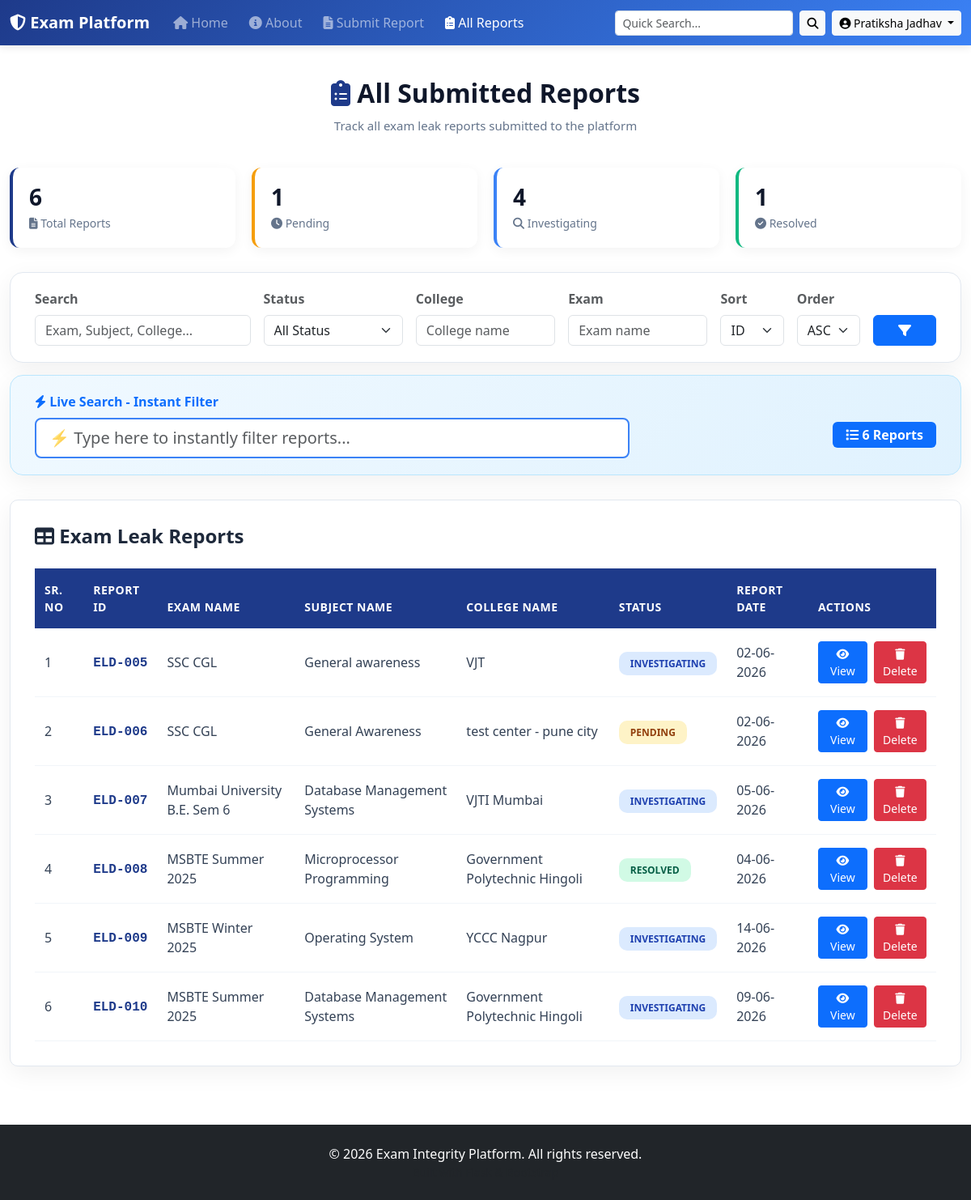
The page /report (signed in) on the database its author committed.
### tables this page shows
CREATE TABLE users (
                    id INTEGER PRIMARY KEY AUTOINCREMENT,
                    username TEXT UNIQUE NOT NULL,
                    password TEXT NOT NULL,
                    created_at TIMESTAMP DEFAULT CURRENT_TIMESTAMP
                , role TEXT default 'student');

CREATE TABLE entries (
            id INTEGER PRIMARY KEY AUTOINCREMENT,
            exam_name TEXT NOT NULL,
            subject_name TEXT NOT NULL,
            college_name TEXT NOT NULL,
            status TEXT NOT NULL,
            report_date TEXT NOT NULL,
            description TEXT NOT NULL,
            created_at TIMESTAMP DEFAULT CURRENT_TIMESTAMP
        );

### app.py (the view, shortened to what this page needs)
@app.route('/report')
@login_required
def report_list():
    search = request.args.get('search', '').strip()
    sort_by = request.args.get('sort', 'display_id')
    order = request.args.get('order', 'asc')
    status_filter = request.args.get('status', '').strip()
    exam_filter = request.args.get('exam', '').strip()
    college_filter = request.args.get('college', '').strip()
    all_reports = []
    conn = get_db()
    conn.row_factory = sqlite3.Row
    db_count = conn.execute('SELECT COUNT(*) FROM entries').fetchone()[0]
    valid_sorts = ['id', 'exam_name', 'subject_name', 'college_name', 'status', 'report_date']
    sort_column = 'id' if sort_by == 'display_id' else sort_by
    if sort_column not in valid_sorts:
        sort_column = 'id'
    sort_order = 'DESC' if order == 'desc' else 'ASC'
    query = 'SELECT * FROM entries WHERE 1=1'
    params = []
    if search:
        query += ' AND (exam_name LIKE? OR subject_name LIKE? OR college_name LIKE? OR status LIKE? OR description LIKE?)'
        search_term = f'%{search}%'
        params.extend([search_term] * 5)
    if status_filter:
        query += ' AND status =?'
        params.append(status_filter)
    if exam_filter:
        query += ' AND exam_name =?'
        params.append(exam_filter)
    if college_filter:
        query += ' AND college_name =?'
        params.append(college_filter)
    query += f' ORDER BY {sort_column} {sort_order}'
    db_reports = conn.execute(query, params).fetchall()
    conn.close()
    for i, row in enumerate(db_reports, 1):
        report_dict = dict(row)
        report_dict['display_id'] = f"ELD-{i:03d}"
        report_dict['is_dummy'] = False
        report_dict['view_url'] = url_for('view_report', id=report_dict['id'])
        report_dict['delete_url'] = url_for('delete_report', id=report_dict['id'])
        if report_dict['report_date']:
            try:
                date_obj = datetime.strptime(report_dict['report_date'], '%Y-%m-%d')
                report_dict['report_date'] = date_obj.strftime('%d-%m-%Y')
            except:
                pass
        all_reports.append(report_dict)
    return render_template("reports.html",
                         reports=all_reports,
                         search=search,
                         sort_by=sort_by,
                         order=order)

### app.py (called while the page is built)
@login_manager.user_loader
def load_user(user_id):
    conn = get_db()
    user = conn.execute('SELECT * FROM users WHERE id =?', (user_id,)).fetchone()
    conn.close()
    if user:
        return User(id=user['id'], username=user['username'])
    return None

### database.py (called while the page is built)
def get_db():
    conn = sqlite3.connect('myproject.db')
    conn.row_factory = sqlite3.Row
    return conn

### templates/reports.html (shortened to what this page needs)
{% extends "base.html" %}
{% block content %}
<link href="https://cdn.jsdelivr.net/npm/bootstrap@5.3.0/dist/css/bootstrap.min.css" rel="stylesheet">
<link rel="stylesheet" href="https://cdnjs.cloudflare.com/ajax/libs/font-awesome/6.4.0/css/all.min.css">
<div class="reports-wrapper">
    <div class="reports-header">
        <h2><i class="fas fa-clipboard-list" style="color:#1e3a8a;"></i> All Submitted Reports</h2>
        <p>Track all exam leak reports submitted to the platform</p>
    </div>
    <div class="stats-row">
        <div class="stat-box">
            <h4>{{ reports|length }}</h4>
            <p><i class="fas fa-file-alt"></i> Total Reports</p>
        </div>
        <div class="stat-box" style="border-left-color: #f59e0b;">
            <h4>{{ reports|selectattr('status', 'equalto', 'Pending')|list|length }}</h4>
            <p><i class="fas fa-clock"></i> Pending</p>
        </div>
        <div class="stat-box" style="border-left-color: #3b82f6;">
            <h4>{{ reports|selectattr('status', 'equalto', 'Investigating')|list|length }}</h4>
            <p><i class="fas fa-search"></i> Investigating</p>
        </div>
        <div class="stat-box" style="border-left-color: #10b981;">
            <h4>{{ reports|selectattr('status', 'in', ['Resolved', 'Solved'])|list|length }}</h4>
            <p><i class="fas fa-check-circle"></i> Resolved</p>
        </div>
    </div>
    <div class="search-box">
        <form method="GET" action="{{ url_for('report_list') }}" class="row g-3 align-items-end">
            <div class="col-md-3">
                <label class="form-label fw-bold text-muted">Search</label>
                <input type="text" name="search" class="form-control"
                       placeholder="Exam, Subject, College..."
                       value="{{ search or '' }}">
            </div>
            <div class="col-md-2">
                <label class="form-label fw-bold text-muted">Status</label>
                <select name="status" class="form-select">
                    <option value="">All Status</option>
                </select>
            </div>
            <div class="col-md-2">
                <label class="form-label fw-bold text-muted">College</label>
                <input type="text" name="college" class="form-control"
                       placeholder="College name"
                       value="{{ request.args.get('college', '') }}">
            </div>
            <div class="col-md-2">
                <label class="form-label fw-bold text-muted">Exam</label>
                <input type="text" name="exam" class="form-control"
                       placeholder="Exam name"
                       value="{{ request.args.get('exam', '') }}">
            </div>
            <div class="col-md-1">
                <label class="form-label fw-bold text-muted">Sort</label>
                <select name="sort" class="form-select">
                    <option value="id" {% if sort_by == 'id' or sort_by == 'display_id' %}selected{% endif %}>ID</option>
                </select>
            </div>
            <div class="col-md-1">
                <label class="form-label fw-bold text-muted">Order</label>
                <select name="order" class="form-select">
                    <option value="asc" {% if order == 'asc' %}selected{% endif %}>ASC</option>
                </select>
            </div>
            <div class="col-md-1">
                <button type="submit" class="btn btn-primary w-100">
                    <i class="fas fa-filter"></i>
                </button>
            </div>
        </form>
    </div>
    <div class="search-box" style="margin-top: -15px; background: linear-gradient(135deg, #f0f9ff 0%, #e0f2fe 100%); border-color: #bae6fd;">
        <div class="row align-items-center">
            <div class="col-md-8">
                <label class="form-label fw-bold text-primary mb-2">
                    <i class="fas fa-bolt"></i> Live Search - Instant Filter
                </label>
                <input type="text"
                       id="liveSearchInput"
                       class="form-control form-control-lg"
                       placeholder="⚡ Type here to instantly filter reports..."
                       style="border: 2px solid #3b82f6;">
            </div>
            <div class="col-md-4 text-end">
                <div class="mt-4">
                    <span id="rowCount" class="badge bg-primary fs-6 px-3 py-2">
                        <i class="fas fa-list"></i> {{ reports|length }} Reports
                    </span>
                </div>
            </div>
        </div>
    </div>
    <div class="table-card">
        <h4 style="margin-bottom: 25px; color: #1e293b; font-weight: 700;">
            <i class="fas fa-table"></i> Exam Leak Reports
        </h4>
        {% if reports %}
        <table class="table table-hover">
            <thead>
                <tr>
                    <th>Sr. No</th>
                    <th>Report ID</th>
                    <th>Exam Name</th>
                    <th>Subject Name</th>
                    <th>College Name</th>
                    <th>Status</th>
                    <th>Report Date</th>
                    <th>Actions</th>
                </tr>
            </thead>
            <tbody id="reportTableBody">
                {% for report in reports %}
                <tr>
                    <td>{{ loop.index }}</td>
                    <td>
                        <span class="report-id">ELD-{{ '%03d'|format(report.id) }}</span>
                    </td>
                    <td>{{ report['exam_name'] }}</td>
                    <td>{{ report['subject_name'] }}</td>
                    <td>{{ report['college_name'] }}</td>
                    <td>
                        <span class="status-badge status-{{ report['status'] }}">{{ report['status'] }}</span>
                    </td>
                    <td>{{ report['report_date'] }}</td>
                    <td>
                        <div style="display: flex; gap: 8px; align-items: center;">
                            {% if session.get('role') == 'admin' or report.user_id == session.get('user_id') %}
                                <a href="{{ report.view_url }}" class="btn btn-primary btn-sm">
                                    <i class="fas fa-eye"></i> View
                                </a>
                            {% endif %}
                            {% if session.get('role') == 'admin' %}
                                {% if not report.is_dummy and report.delete_url %}
                                <form action="{{ report.delete_url }}" method="POST" style="margin:0;">
                                    <button type="submit" class="btn btn-danger btn-sm"
                                        onclick="return confirm('Are you sure you want to delete this report?');">
                                        <i class="fas fa-trash"></i> Delete
                                    </button>
                                </form>
                                {% endif %}
                            {% endif %}
                        </div>
                    </td>
                </tr>
                {% endfor %}
            </tbody>
        </table>
        {% endif %}
    </div>
</div>
{% endblock %}

### templates/base.html (shortened to what this page needs)
<!DOCTYPE html>
<html lang="en">
<head>
    <link href="https://cdn.jsdelivr.net/npm/bootstrap@5.3.0/dist/css/bootstrap.min.css" rel="stylesheet">
    <link rel="stylesheet" href="https://cdnjs.cloudflare.com/ajax/libs/font-awesome/6.4.0/css/all.min.css">
</head>
<body>
<nav class="navbar navbar-expand-lg navbar-dark" style="background: linear-gradient(135deg, #1e3a8a 0%, #3b82f6 100%);">
    <div class="container-fluid" style="max-width: 1400px;">
        <a class="navbar-brand" href="{{ url_for('home') }}">
            <i class="fas fa-shield-alt"></i> Exam Platform
        </a>
        <div class="collapse navbar-collapse" id="navbarContent">
            <ul class="navbar-nav me-auto mb-2 mb-lg-0">
                <li class="nav-item">
                    <a class="nav-link {% if request.endpoint == 'home' %}active{% endif %}" href="{{ url_for('home') }}">
                        <i class="fas fa-home"></i> Home
                    </a>
                </li>
                <li class="nav-item">
                    <a class="nav-link {% if request.endpoint == 'about' %}active{% endif %}" href="{{ url_for('about') }}">
                        <i class="fas fa-info-circle"></i> About
                    </a>
                </li>
                {% if current_user.is_authenticated %}
                <li class="nav-item">
                    <a class="nav-link {% if request.endpoint == 'form' %}active{% endif %}" href="{{ url_for('form') }}">
                        <i class="fas fa-file-alt"></i> Submit Report
                    </a>
                </li>
                <li class="nav-item">
                    <a class="nav-link {% if request.endpoint == 'report_list' %}active{% endif %}" href="{{ url_for('report_list') }}">
                        <i class="fas fa-clipboard-list"></i> All Reports
                    </a>
                </li>
                {% endif %}
            </ul>
            <div class="d-flex align-items-center gap-2">
                {% if current_user.is_authenticated %}
                <form class="d-flex" action="{{ url_for('report_list') }}" method="GET">
                    <input class="form-control form-control-sm search-input me-2"
                           type="search"
                           name="search"
                           placeholder="Quick Search..."
                           style="min-width: 200px;">
                    <button class="btn btn-light btn-sm" type="submit" title="Search">
                        <i class="fas fa-search"></i>
                    </button>
                </form>
                {% endif %}
                {% if current_user.is_authenticated %}
                    <div class="dropdown">
                        <button class="btn btn-light btn-sm dropdown-toggle" type="button" data-bs-toggle="dropdown">
                            <i class="fas fa-user-circle"></i> {{ current_user.username }}
                        </button>
                    </div>
                {% endif %}
            </div>
        </div>
    </div>
</nav>
<main class="container-fluid py-4" style="max-width: 1400px;">
    {% block content %}{% endblock %}
</main>
<footer class="bg-dark text-white text-center py-4 mt-5">
    <div class="container">
        <p class="mb-0">&copy; 2026 Exam Integrity Platform. All rights reserved.</p>
        <p class="text-muted small mb-0">Built with Flask & Bootstrap</p>
    </div>
</footer>
</body>
</html>

### templates/base.html (style rules this page uses)
body { font-family: 'Segoe UI', Tahoma, Geneva, Verdana, sans-serif; background: #f8fafc; }
.navbar { box-shadow: 0 2px 10px rgba(0,0,0,0.1); padding: 12px 0; }
.navbar-brand { font-size: 20px; font-weight: 800; }
.nav-link { font-weight: 500; margin: 0 5px; border-radius: 6px; transition: all 0.3s; }
.btn { font-weight: 600; border-radius: 8px; transition: all 0.3s; }
.search-input { border-radius: 8px; border: 2px solid rgba(255,255,255,0.3); background: rgba(255,255,255,0.1); color: white; }
.search-input::placeholder { color: rgba(255,255,255,0.7); }

### templates/reports.html (style rules this page uses)
.reports-wrapper { max-width: 1400px; margin: 0 auto; }
.reports-header { text-align: center; margin-bottom: 40px; }
.reports-header h2 { font-size: 32px; color: #0f172a; font-weight: 800; margin-bottom: 10px; }
.reports-header p { color: #64748b; font-size: 15px; }
.table-card { background: white; border-radius: 10px; padding: 30px; box-shadow: 0 8px 30px rgba(0,0,0,0.06); border: 1px solid #e2e8f0; overflow-x: auto; }
.table { margin-bottom: 0; }
.table thead th { background: #1e3a8a; color: white; font-weight: 600; padding: 16px 12px; border: none; font-size: 14px; text-transform: uppercase; letter-spacing: 0.5px; }
.table tbody td { padding: 16px 12px; vertical-align: middle; color: #334155; border-color: #f1f5f9; }
.status-badge { padding: 6px 14px; border-radius: 10px; font-size: 12px; font-weight: 700; text-transform: uppercase; }
.status-Pending { background: #fef3c7; color: #92400e; }
.status-Investigating { background: #dbeafe; color: #1e40af; }
.status-Resolved, .status-Solved { background: #d1fae5; color: #065f46; }
.report-id { font-weight: 700; color: #1e3a8a; font-family: monospace; }
.stats-row { display: flex; gap: 20px; margin-bottom: 30px; flex-wrap: wrap; }
.stat-box { flex: 1; min-width: 200px; background: white; padding: 20px; border-radius: 12px; box-shadow: 0 4px 15px rgba(0,0,0,0.05); border-left: 4px solid #1e3a8a; }
.stat-box h4 { font-size: 28px; color: #0f172a; margin: 0; font-weight: 800; }
.stat-box p { color: #64748b; margin: 5px 0 0; font-size: 14px; }
.search-box { background: white; border-radius: 16px; padding: 20px 30px; box-shadow: 0 8px 30px rgba(0,0,0,0.06); border: 1px solid #e2e8f0; margin-bottom: 30px; }

### rows shown on the page
users: username "Pratiksha Jadhav"
entries: id "005", exam_name "SSC CGL", subject_name "General awareness", college_name "VJT", status "INVESTIGATING", report_date "02-06-2026"
entries: id "006", exam_name "SSC CGL", subject_name "General Awareness", college_name "test center - pune city", status "PENDING", report_date "02-06-2026"
entries: id "007", exam_name "Mumbai University B.E. Sem 6", subject_name "Database Management Systems", college_name "VJTI Mumbai", status "INVESTIGATING", report_date "05-06-2026"
entries: id "008", exam_name "MSBTE Summer 2025", subject_name "Microprocessor Programming", college_name "Government Polytechnic Hingoli", status "RESOLVED", report_date "04-06-2026"
entries: id "009", exam_name "MSBTE Winter 2025", subject_name "Operating System", college_name "YCCC Nagpur", status "INVESTIGATING", report_date "14-06-2026"
entries: id "010", exam_name "MSBTE Summer 2025", subject_name "Database Management Systems", college_name "Government Polytechnic Hingoli", status "INVESTIGATING", report_date "09-06-2026"

### other values the page prints
{{ reports|length }} "6"
{{ reports|selectattr('status', 'equalto', 'Pending')|list|length }} "1"
{{ reports|selectattr('status', 'equalto', 'Investigating')|list|length }} "4"
{{ reports|selectattr('status', 'in', ['Resolved', 'Solved'])|list|length }} "1"
